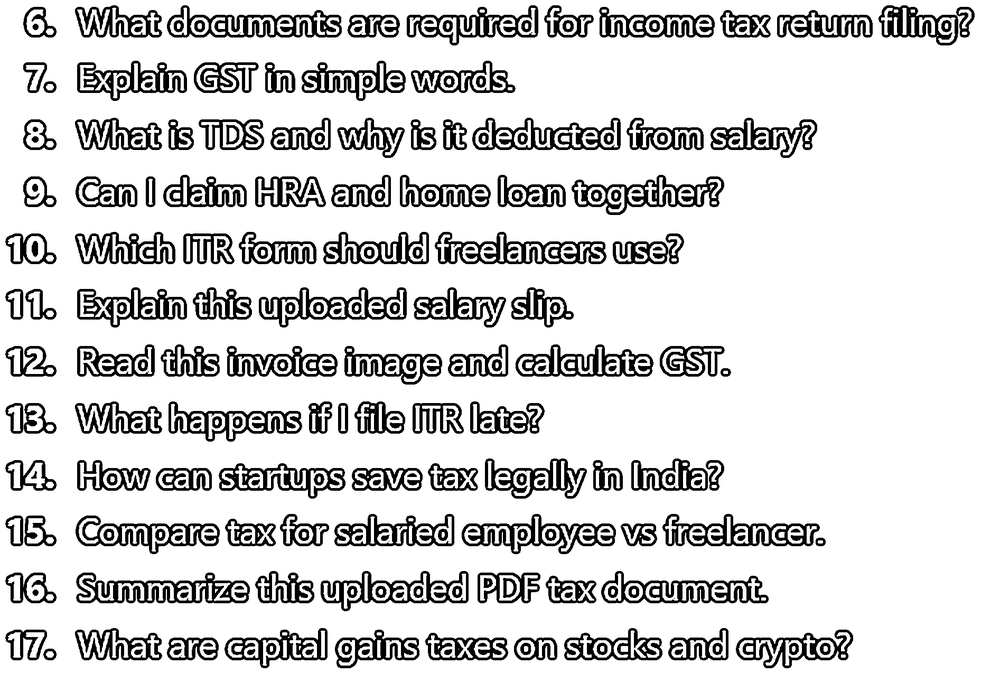
#> input picture uploads/temp_ocr.png, 1000 x 683 px, shrunk from 1893 x 1293 before the run
$ python -i ocr.py   (imports and definitions only)
#> lines starting #> are read from the running program, lines starting #| are printed output that depends on the picture; after the words box and inside, x2 and y2 are one past the last pixel; in counts of white or black regions, pixels touching at a corner belong together
import easyocr
import cv2
import os

# =====================================
# OCR READER
# =====================================

# [4 lines that did not run here, left out]


# =====================================
# OCR FUNCTION
# =====================================

def extract_text(image_path):

#> called with image_path = '../uploads/temp_ocr.png'
    try:

        # =================================
        # CHECK IMAGE EXISTS
        # =================================

        if not os.path.exists(image_path):
            return ""

        # =================================
        # READ IMAGE
        # =================================

        image = cv2.imread(image_path)
#> image is the input picture: shape (683, 1000, 3); min 0, max 255, mean 214

        if image is None:
            return ""

        # =================================
        # RESIZE IMAGE
        # =================================

        image = cv2.resize(
            image,
            None,
            fx=3,
            fy=3,
            interpolation=cv2.INTER_CUBIC
        )
#> image: shape (2049, 3000, 3)

        # =================================
        # CONVERT TO GRAYSCALE
        # =================================

        gray = cv2.cvtColor(
            image,
            cv2.COLOR_BGR2GRAY
        )

        # =================================
        # DENOISE IMAGE
        # =================================

        gray = cv2.fastNlMeansDenoising(
            gray,
            None,
            10,
            7,
            21
        )

        # =================================
        # THRESHOLD
        # =================================

        thresh = cv2.adaptiveThreshold(

            gray,

            255,

            cv2.ADAPTIVE_THRESH_GAUSSIAN_C,

            cv2.THRESH_BINARY,

            11,

            2
        )
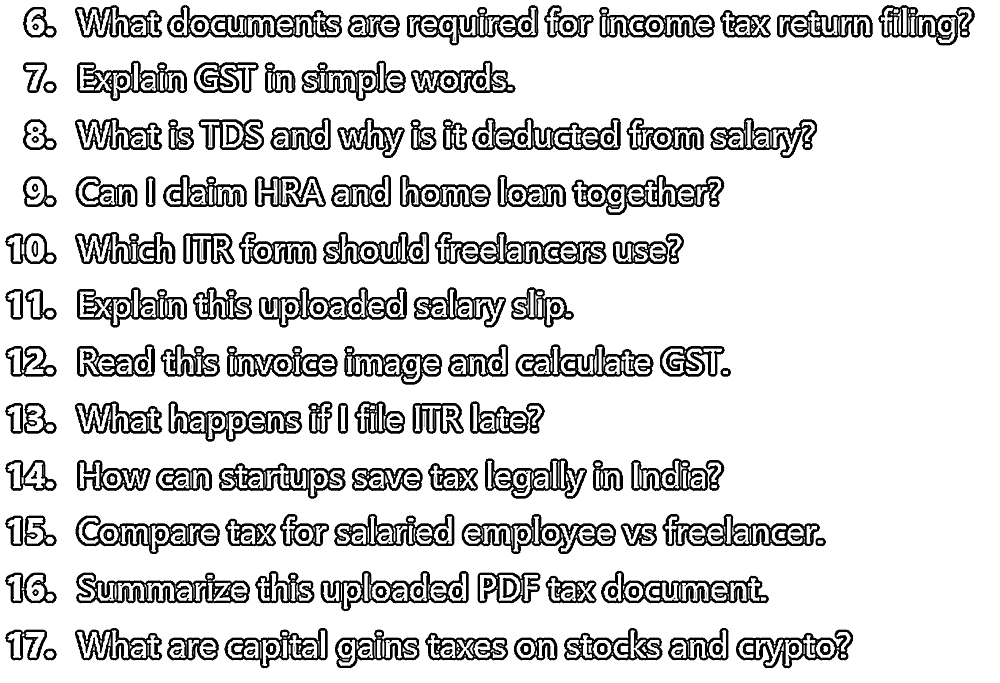
#> thresh: shape (2049, 3000) (shown at 1/3 size); 85% white; 365 black regions (79 under 20 px), largest, box (x1, y1, x2, y2) and area: (228, 1718, 750, 1810) 19162, (1304, 696, 1820, 792) 18326, (501, 15, 1026, 113) 17453

        # =================================
        # SAVE TEMP IMAGE
        # =================================

        os.makedirs("uploads", exist_ok=True)

        temp_path = "uploads/temp_ocr.png"

        cv2.imwrite(temp_path, thresh)

        # =================================
        # OCR EXTRACTION
        # =================================

        results = reader.readtext(

            temp_path,

            detail=0,

            paragraph=False
        )

        # =================================
        # CLEAN OCR TEXT
        # =================================

        cleaned_lines = []

        for line in results:

            line = line.strip()

            if len(line) < 2:
                continue

            # remove garbage symbols
            line = line.replace("@", "")
            line = line.replace("|", "")
            line = line.replace("€", "C")
            line = line.replace("¢", "c")
            line = line.replace("™", "")
            line = line.replace("~", "")
            line = line.replace("_", " ")

            cleaned_lines.append(line)

        extracted_text = "\n".join(cleaned_lines)

        # =================================
        # DEBUG PRINT
        # =================================

        print("\n========== OCR TEXT ==========\n")
        print(extracted_text)
        print("\n==============================\n")

        return extracted_text

    except Exception as e:

        print("OCR ERROR:", str(e))

        return ""

>>> result = extract_text('../uploads/temp_ocr.png')
